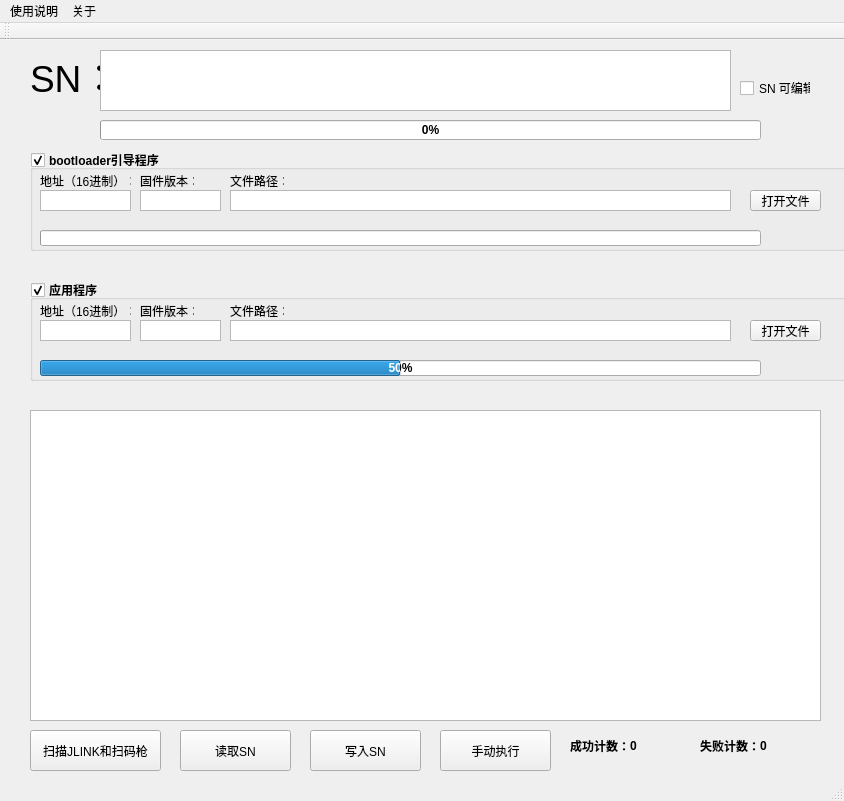
<?xml version="1.0" encoding="UTF-8"?>
<ui version="4.0">
 <class>MainWindow</class>
 <widget class="QMainWindow" name="MainWindow">
  <property name="geometry">
   <rect>
    <x>0</x>
    <y>0</y>
    <width>844</width>
    <height>801</height>
   </rect>
  </property>
  <property name="windowTitle">
   <string>啤酒机板卡量产工具v0.0</string>
  </property>
  <widget class="QWidget" name="centralWidget">
   <widget class="QLabel" name="label">
    <property name="geometry">
     <rect>
      <x>30</x>
      <y>10</y>
      <width>71</width>
      <height>51</height>
     </rect>
    </property>
    <property name="font">
     <font>
      <family>Arial</family>
      <pointsize>28</pointsize>
      <weight>50</weight>
      <bold>false</bold>
     </font>
    </property>
    <property name="text">
     <string>SN：</string>
    </property>
   </widget>
   <widget class="QTextEdit" name="sn_display">
    <property name="geometry">
     <rect>
      <x>100</x>
      <y>10</y>
      <width>631</width>
      <height>61</height>
     </rect>
    </property>
    <property name="readOnly">
     <bool>true</bool>
    </property>
   </widget>
   <widget class="QGroupBox" name="groupBox">
    <property name="geometry">
     <rect>
      <x>30</x>
      <y>110</y>
      <width>851</width>
      <height>101</height>
     </rect>
    </property>
    <property name="font">
     <font>
      <weight>75</weight>
      <bold>true</bold>
     </font>
    </property>
    <property name="title">
     <string>bootloader引导程序</string>
    </property>
    <property name="checkable">
     <bool>true</bool>
    </property>
    <widget class="QTextEdit" name="bootloader_file_path_display">
     <property name="geometry">
      <rect>
       <x>200</x>
       <y>40</y>
       <width>501</width>
       <height>21</height>
      </rect>
     </property>
     <property name="verticalScrollBarPolicy">
      <enum>Qt::ScrollBarAlwaysOff</enum>
     </property>
     <property name="horizontalScrollBarPolicy">
      <enum>Qt::ScrollBarAlwaysOff</enum>
     </property>
    </widget>
    <widget class="QPushButton" name="bootloader_file_open_button">
     <property name="geometry">
      <rect>
       <x>720</x>
       <y>40</y>
       <width>71</width>
       <height>21</height>
      </rect>
     </property>
     <property name="font">
      <font>
       <weight>50</weight>
       <bold>false</bold>
      </font>
     </property>
     <property name="text">
      <string>打开文件</string>
     </property>
    </widget>
    <widget class="QLabel" name="label_2">
     <property name="geometry">
      <rect>
       <x>200</x>
       <y>20</y>
       <width>54</width>
       <height>21</height>
      </rect>
     </property>
     <property name="font">
      <font>
       <weight>50</weight>
       <bold>false</bold>
      </font>
     </property>
     <property name="text">
      <string>文件路径：</string>
     </property>
    </widget>
    <widget class="QLabel" name="label_3">
     <property name="geometry">
      <rect>
       <x>10</x>
       <y>20</y>
       <width>91</width>
       <height>21</height>
      </rect>
     </property>
     <property name="font">
      <font>
       <weight>50</weight>
       <bold>false</bold>
      </font>
     </property>
     <property name="text">
      <string>地址（16进制）：</string>
     </property>
    </widget>
    <widget class="QTextEdit" name="bootloader_addr_display">
     <property name="geometry">
      <rect>
       <x>10</x>
       <y>40</y>
       <width>91</width>
       <height>21</height>
      </rect>
     </property>
     <property name="inputMethodHints">
      <set>Qt::ImhNone</set>
     </property>
     <property name="verticalScrollBarPolicy">
      <enum>Qt::ScrollBarAlwaysOff</enum>
     </property>
     <property name="horizontalScrollBarPolicy">
      <enum>Qt::ScrollBarAlwaysOff</enum>
     </property>
     <property name="readOnly">
      <bool>true</bool>
     </property>
     <property name="acceptRichText">
      <bool>false</bool>
     </property>
    </widget>
    <widget class="QProgressBar" name="progressBar">
     <property name="geometry">
      <rect>
       <x>10</x>
       <y>80</y>
       <width>721</width>
       <height>16</height>
      </rect>
     </property>
     <property name="minimum">
      <number>100</number>
     </property>
     <property name="value">
      <number>99</number>
     </property>
    </widget>
    <widget class="QLabel" name="label_6">
     <property name="geometry">
      <rect>
       <x>110</x>
       <y>20</y>
       <width>54</width>
       <height>21</height>
      </rect>
     </property>
     <property name="font">
      <font>
       <weight>50</weight>
       <bold>false</bold>
      </font>
     </property>
     <property name="text">
      <string>固件版本：</string>
     </property>
    </widget>
    <widget class="QTextEdit" name="bootloader_version_display">
     <property name="geometry">
      <rect>
       <x>110</x>
       <y>40</y>
       <width>81</width>
       <height>21</height>
      </rect>
     </property>
     <property name="inputMethodHints">
      <set>Qt::ImhNone</set>
     </property>
     <property name="verticalScrollBarPolicy">
      <enum>Qt::ScrollBarAlwaysOff</enum>
     </property>
     <property name="horizontalScrollBarPolicy">
      <enum>Qt::ScrollBarAlwaysOff</enum>
     </property>
     <property name="readOnly">
      <bool>true</bool>
     </property>
     <property name="acceptRichText">
      <bool>false</bool>
     </property>
    </widget>
   </widget>
   <widget class="QTextEdit" name="log_display">
    <property name="geometry">
     <rect>
      <x>30</x>
      <y>370</y>
      <width>791</width>
      <height>311</height>
     </rect>
    </property>
   </widget>
   <widget class="QPushButton" name="read_sn_button">
    <property name="geometry">
     <rect>
      <x>180</x>
      <y>690</y>
      <width>111</width>
      <height>41</height>
     </rect>
    </property>
    <property name="text">
     <string>读取SN</string>
    </property>
   </widget>
   <widget class="QGroupBox" name="groupBox_2">
    <property name="geometry">
     <rect>
      <x>30</x>
      <y>240</y>
      <width>851</width>
      <height>101</height>
     </rect>
    </property>
    <property name="font">
     <font>
      <weight>75</weight>
      <bold>true</bold>
     </font>
    </property>
    <property name="title">
     <string>应用程序</string>
    </property>
    <property name="checkable">
     <bool>true</bool>
    </property>
    <widget class="QTextEdit" name="app_file_path_display">
     <property name="geometry">
      <rect>
       <x>200</x>
       <y>40</y>
       <width>501</width>
       <height>21</height>
      </rect>
     </property>
     <property name="verticalScrollBarPolicy">
      <enum>Qt::ScrollBarAlwaysOff</enum>
     </property>
     <property name="horizontalScrollBarPolicy">
      <enum>Qt::ScrollBarAlwaysOff</enum>
     </property>
    </widget>
    <widget class="QPushButton" name="app_file_open_button">
     <property name="geometry">
      <rect>
       <x>720</x>
       <y>40</y>
       <width>71</width>
       <height>21</height>
      </rect>
     </property>
     <property name="font">
      <font>
       <weight>50</weight>
       <bold>false</bold>
      </font>
     </property>
     <property name="text">
      <string>打开文件</string>
     </property>
    </widget>
    <widget class="QLabel" name="label_4">
     <property name="geometry">
      <rect>
       <x>200</x>
       <y>20</y>
       <width>54</width>
       <height>21</height>
      </rect>
     </property>
     <property name="font">
      <font>
       <weight>50</weight>
       <bold>false</bold>
      </font>
     </property>
     <property name="text">
      <string>文件路径：</string>
     </property>
    </widget>
    <widget class="QLabel" name="label_5">
     <property name="geometry">
      <rect>
       <x>10</x>
       <y>20</y>
       <width>91</width>
       <height>21</height>
      </rect>
     </property>
     <property name="font">
      <font>
       <weight>50</weight>
       <bold>false</bold>
      </font>
     </property>
     <property name="text">
      <string>地址（16进制）：</string>
     </property>
    </widget>
    <widget class="QTextEdit" name="app_addr_display">
     <property name="geometry">
      <rect>
       <x>10</x>
       <y>40</y>
       <width>91</width>
       <height>21</height>
      </rect>
     </property>
     <property name="inputMethodHints">
      <set>Qt::ImhNone</set>
     </property>
     <property name="verticalScrollBarPolicy">
      <enum>Qt::ScrollBarAlwaysOff</enum>
     </property>
     <property name="horizontalScrollBarPolicy">
      <enum>Qt::ScrollBarAlwaysOff</enum>
     </property>
     <property name="readOnly">
      <bool>true</bool>
     </property>
     <property name="acceptRichText">
      <bool>false</bool>
     </property>
    </widget>
    <widget class="QProgressBar" name="progressBar_2">
     <property name="geometry">
      <rect>
       <x>10</x>
       <y>80</y>
       <width>721</width>
       <height>16</height>
      </rect>
     </property>
     <property name="value">
      <number>50</number>
     </property>
    </widget>
    <widget class="QLabel" name="label_7">
     <property name="geometry">
      <rect>
       <x>110</x>
       <y>20</y>
       <width>54</width>
       <height>21</height>
      </rect>
     </property>
     <property name="font">
      <font>
       <weight>50</weight>
       <bold>false</bold>
      </font>
     </property>
     <property name="text">
      <string>固件版本：</string>
     </property>
    </widget>
    <widget class="QTextEdit" name="app_version_display">
     <property name="geometry">
      <rect>
       <x>110</x>
       <y>40</y>
       <width>81</width>
       <height>21</height>
      </rect>
     </property>
     <property name="inputMethodHints">
      <set>Qt::ImhNone</set>
     </property>
     <property name="verticalScrollBarPolicy">
      <enum>Qt::ScrollBarAlwaysOff</enum>
     </property>
     <property name="horizontalScrollBarPolicy">
      <enum>Qt::ScrollBarAlwaysOff</enum>
     </property>
     <property name="readOnly">
      <bool>true</bool>
     </property>
     <property name="acceptRichText">
      <bool>false</bool>
     </property>
    </widget>
   </widget>
   <widget class="QPushButton" name="scan_tool_button">
    <property name="geometry">
     <rect>
      <x>30</x>
      <y>690</y>
      <width>131</width>
      <height>41</height>
     </rect>
    </property>
    <property name="text">
     <string>扫描JLINK和扫码枪</string>
    </property>
   </widget>
   <widget class="QLabel" name="label_8">
    <property name="geometry">
     <rect>
      <x>700</x>
      <y>690</y>
      <width>71</width>
      <height>31</height>
     </rect>
    </property>
    <property name="font">
     <font>
      <weight>75</weight>
      <bold>true</bold>
     </font>
    </property>
    <property name="text">
     <string>失败计数：</string>
    </property>
   </widget>
   <widget class="QLabel" name="fail_cnt_display">
    <property name="geometry">
     <rect>
      <x>760</x>
      <y>690</y>
      <width>71</width>
      <height>31</height>
     </rect>
    </property>
    <property name="font">
     <font>
      <weight>75</weight>
      <bold>true</bold>
     </font>
    </property>
    <property name="text">
     <string>0</string>
    </property>
   </widget>
   <widget class="QLabel" name="success_cnt_display">
    <property name="geometry">
     <rect>
      <x>630</x>
      <y>690</y>
      <width>54</width>
      <height>31</height>
     </rect>
    </property>
    <property name="font">
     <font>
      <weight>75</weight>
      <bold>true</bold>
     </font>
    </property>
    <property name="text">
     <string>0</string>
    </property>
   </widget>
   <widget class="QLabel" name="label_11">
    <property name="geometry">
     <rect>
      <x>570</x>
      <y>690</y>
      <width>61</width>
      <height>31</height>
     </rect>
    </property>
    <property name="font">
     <font>
      <weight>75</weight>
      <bold>true</bold>
     </font>
    </property>
    <property name="text">
     <string>成功计数：</string>
    </property>
   </widget>
   <widget class="QPushButton" name="write_sn_button">
    <property name="geometry">
     <rect>
      <x>310</x>
      <y>690</y>
      <width>111</width>
      <height>41</height>
     </rect>
    </property>
    <property name="text">
     <string>写入SN</string>
    </property>
   </widget>
   <widget class="QCheckBox" name="checkBox">
    <property name="geometry">
     <rect>
      <x>740</x>
      <y>40</y>
      <width>71</width>
      <height>16</height>
     </rect>
    </property>
    <property name="text">
     <string>SN 可编辑</string>
    </property>
   </widget>
   <widget class="QPushButton" name="manual_exe_button">
    <property name="geometry">
     <rect>
      <x>440</x>
      <y>690</y>
      <width>111</width>
      <height>41</height>
     </rect>
    </property>
    <property name="text">
     <string>手动执行</string>
    </property>
   </widget>
   <widget class="QProgressBar" name="sn_process_bar">
    <property name="geometry">
     <rect>
      <x>100</x>
      <y>80</y>
      <width>661</width>
      <height>20</height>
     </rect>
    </property>
    <property name="font">
     <font>
      <weight>75</weight>
      <bold>true</bold>
     </font>
    </property>
    <property name="value">
     <number>0</number>
    </property>
   </widget>
  </widget>
  <widget class="QMenuBar" name="menuBar">
   <property name="geometry">
    <rect>
     <x>0</x>
     <y>0</y>
     <width>844</width>
     <height>23</height>
    </rect>
   </property>
   <widget class="QMenu" name="menu">
    <property name="title">
     <string>使用说明</string>
    </property>
   </widget>
   <widget class="QMenu" name="menu_2">
    <property name="title">
     <string>关于</string>
    </property>
   </widget>
   <addaction name="menu"/>
   <addaction name="menu_2"/>
  </widget>
  <widget class="QToolBar" name="mainToolBar">
   <attribute name="toolBarArea">
    <enum>TopToolBarArea</enum>
   </attribute>
   <attribute name="toolBarBreak">
    <bool>false</bool>
   </attribute>
  </widget>
  <widget class="QStatusBar" name="statusBar"/>
 </widget>
 <layoutdefault spacing="6" margin="11"/>
 <resources/>
 <connections/>
</ui>
